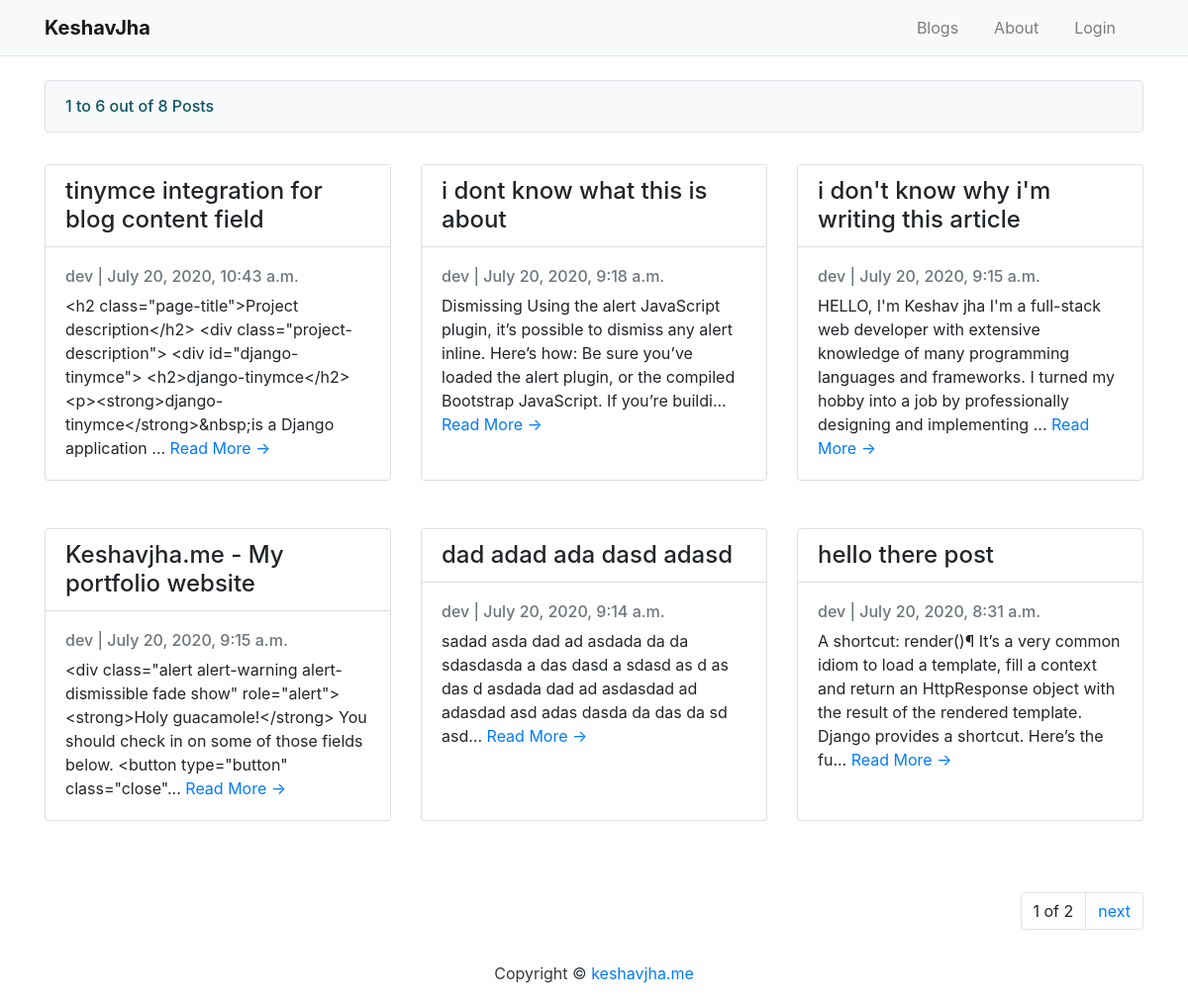
The page / on the database its author committed.
### blog/models.py (models this page shows, shortened)
class Post(models.Model):
    title = models.CharField(max_length=200, unique=True)
    slug = models.SlugField(max_length=200, unique=True)
    author = models.ForeignKey(User, on_delete= models.CASCADE,related_name='blog_posts')
    updated_on = models.DateTimeField(auto_now= True)
    content = HTMLField()
    created_on = models.DateTimeField(auto_now_add=True)
    status = models.IntegerField(choices=STATUS, default=0)
    class Meta:
        ordering = ['-created_on']

### blog/views.py (the view)
# urls.py: path('', views.PostList.as_view(), name='home'),
class PostList(generic.ListView):
    paginate_by = 6
    queryset = Post.objects.filter(status=1).order_by('-created_on')
    template_name = 'index.html'

### templates/index.html (shortened to what this page needs)
{% extends "./layouts/base.html" %}
{% block content %}
<div class="container">
    <div class="row">
        <div class="col-12 mb-3 mt-4">
            <div class="alert alert-info pt-3 pb-2 bg-light border" role="alert">
                <h6 style="padding: 0;">
                    {{ page_obj.start_index }} to {{ page_obj.end_index }} out of {{ page_obj.paginator.count  }} Posts
                </h6>
            </div>
        </div>
        {% for post in post_list %}
        <div class="col-md-4 mb-5 left">
            <div class="card h-100">
                <div class="card-header bg-white pb-0">
                    <h4 class="card-title">{{ post.title }}</h4>
                </div>
                <div class="card-body h-100">
                    <p class="card-text text-muted h6">{{ post.author }} | {{ post.created_on}} </p>
                    <p class="card-text">
                        {{post.content|slice:":200" }}...
                        <a href="{% url 'blog' post.slug  %}">Read More &rarr;</a>
                    </p>
                </div>
            </div>
        </div>
        {% endfor %}
    </div>
    {% if page_obj.paginator.num_pages > 1 %}
        {% include './_partials/pagination.html' %}
    {% endif %}
</div>
{%endblock%}

### templates/layouts/base.html (shortened to what this page needs)
<!DOCTYPE html>
<html>
<head>
    <link rel="stylesheet" href="https://stackpath.bootstrapcdn.com/bootstrap/4.1.3/css/bootstrap.min.css">
</head>
<body>
    {% block navbar %}
        {% include '../_partials/navbar.html' %}
    {% endblock navbar %}
    {% block content %}{% endblock content %}
    {% block footer %}
        {% include '../_partials/footer.html' %}
    {% endblock footer %}
</body>
</html>

### templates/_partials/navbar.html (shortened to what this page needs)
{% block navbar %}
<nav class="navbar navbar-expand-lg navbar-light bg-light border-bottom" id="mainNav">
    <div class="container">
        <a class="navbar-brand" href="{% url 'home' %}">KeshavJha</a>
        <div class="collapse navbar-collapse" id="navbarResponsive">
            <ul class="navbar-nav ml-auto">
                <li class="nav-item">
                    <a class="nav-link" href="{% url 'home' %}">Blogs</a>
                </li>
                <li class="nav-item">
                    <a class="nav-link" href="{% url 'about' %}">About</a>
                </li>
                {% if user.is_superuser %}
                <li class="nav-item dropdown">
                    <a class="nav-link dropdown-toggle"
                        href="#" id="navbarDropdownMenuLink"
                        data-toggle="dropdown" aria-haspopup="true" aria-expanded="false">
                        {{ user.get_username }}
                    </a>
                    <div class="dropdown-menu dropdown-menu-right" aria-labelledby="navbarDropdownMenuLink">
                      <a class="dropdown-item" href="{% url 'admin:index' %}">Admin Panel</a>
                      <a class="dropdown-item" href="{% url 'admin:logout' %}">LogOut</a>
                    </div>
                </li>
                {% else %}
                    <li class="nav-item">
                        <a class="nav-link" href="{% url 'admin:login' %}">Login</a>
                    </li>
                {% endif %}
            </ul>
        </div>
    </div>
</nav>
{% endblock navbar %}

### templates/_partials/pagination.html (shortened to what this page needs)
<div class="row mt-4">
    <div class="col-12">
        <nav aria-label="Page navigation example">
            <ul class="pagination justify-content-end">
                <li class="page-item">
                    <a class="page-link disabled">
                        {{ page_obj.number }} of {{ page_obj.paginator.num_pages }}
                    </a>
                </li>
                {% if page_obj.has_next %}
                <li class="page-item">
                    <a class="page-link" href="?page={{ page_obj.next_page_number }}">next</a>
                </li>
                {% endif %}
            </ul>
        </nav>
    </div>
</div>

### templates/_partials/footer.html
{% block footer %}
<footer class="py-3 bg-grey">
    <p class="m-0 text-dark text-center ">
        <span>Copyright &copy;</span>
        <a href="https://keshavjha.me" target="_blank">keshavjha.me</a>
    </p>
</footer>
{% endblock footer %}

### templates/_partials/navbar.html (style rules this page uses)
.navbar .navbar-brand { font-weight: bold; font-size: 20px; }
.navbar-nav .nav-item { display: inline-block; font-size: 16px; margin-right: 20px; }

### rows shown on the page
Post: title "tinymce integration for blog content field", author "dev", created_on "July 20, 2020, 10:43 a.m.", content "<h2 class=\"page-title\">Project description</h2> <div class=\"project-description\"> <div id=\"django-tinymce\"> <h2>django-tinymce</h2> <p><strong>django-tinymce</strong>&nbsp;is a Django application"
Post: title "i dont know what this is about", author "dev", created_on "July 20, 2020, 9:18 a.m.", content "Dismissing Using the alert JavaScript plugin, it’s possible to dismiss any alert inline. Here’s how: Be sure you’ve loaded the alert plugin, or the compiled Bootstrap JavaScript. If you’re buildi"
Post: title "i don't know why i'm writing this article", author "dev", created_on "July 20, 2020, 9:15 a.m.", content "HELLO, I'm Keshav jha I'm a full-stack web developer with extensive knowledge of many programming languages and frameworks. I turned my hobby into a job by professionally designing and implementing"
Post: title "Keshavjha.me - My portfolio website", author "dev", created_on "July 20, 2020, 9:15 a.m.", content "<div class=\"alert alert-warning alert-dismissible fade show\" role=\"alert\"> <strong>Holy guacamole!</strong> You should check in on some of those fields below. <button type=\"button\" class=\"close\""
Post: title "dad adad ada dasd adasd", author "dev", created_on "July 20, 2020, 9:14 a.m.", content "sadad asda dad ad asdada da da sdasdasda a das dasd a sdasd as d as das d asdada dad ad asdasdad ad adasdad asd adas dasda da das da sd asd"
Post: title "hello there post", author "dev", created_on "July 20, 2020, 8:31 a.m.", content "A shortcut: render()¶ It’s a very common idiom to load a template, fill a context and return an HttpResponse object with the result of the rendered template. Django provides a shortcut. Here’s the fu"

### other values the page prints
{{ page_obj.start_index }} "1"
{{ page_obj.end_index }} "6"
{{ page_obj.paginator.count }} "8"
{{ page_obj.number }} "1"
{{ page_obj.paginator.num_pages }} "2"
